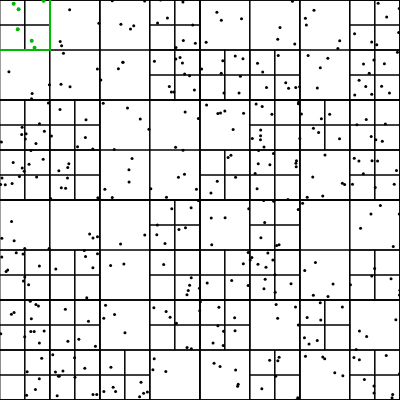
Frame 1 (no input)
Frame 60 (no input): identical to frame 1, image omitted
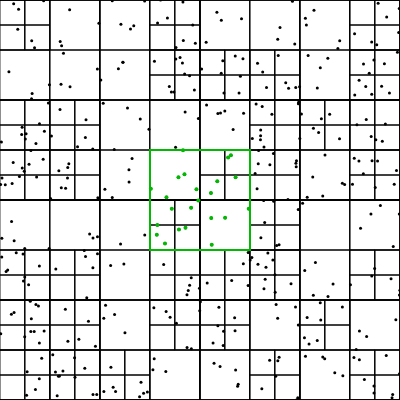
Frame 120 (the mouse pressed at the canvas centre since frame 60)

The p5.js sketch that drew these frames (run headless with seeded random() and noise() and a simulated clock; from frame 60 on, the mouse is pressed at the canvas centre):

// p5.js sketch
// ── sketch.js
let qt;

function setup() {
    createCanvas(400, 400);
    const boundary = new Rectangle(200, 200, 200, 200);
    qt = new QuadTree(boundary, 4);
    for (let i = 0; i < 400; i++) {
        const p = new Point(random(width), random(height));
        qt.insert(p);
    }
}

function draw() {
    background(255);
    qt.show();
    stroke(0, 185, 0);
    strokeWeight(2);
    rectMode(CENTER);
    const range = new Rectangle(mouseX, mouseY, 50, 50);
    rect(range.x, range.y, range.w * 2, range.h * 2);
    let points = [];
    qt.query(range, points);
    strokeWeight(4);
    for (const p of points) {
        point(p.x, p.y);
    }
}

// ── quadtree.js
class Point {
    constructor(x, y) {
        this.x = x;
        this.y = y;
    }
}

class Rectangle {
    constructor(x, y, w, h) {
        this.x = x;
        this.y = y;
        this.w = w;
        this.h = h;
    }

    contains(point) {
        return (
            point.x >= this.x - this.w &&
            point.x <= this.x + this.w &&
            point.y >= this.y - this.h &&
            point.y <= this.y + this.h
        );
    }

    intersects(other) {
        // intersects if the distance between them both horizontally AND vertically is less than 0
        const horizontalDistance = Math.abs(this.x - other.x) - this.w - other.w;
        const verticalDistance = Math.abs(this.y - other.y) - this.h - other.h;
        return horizontalDistance < 0 && verticalDistance < 0;
    }
}

class QuadTree {
    constructor(boundary, n) {
        this.boundary = boundary;
        this.capacity = n;
        this.points = [];
        this.divided = false;
    }

    insert(point) {
        if (!this.boundary.contains(point)) return false;

        if (this.points.length < this.capacity) {
            this.points.push(point);
        } else {
            if (!this.divided) {
                this.subdivide();
            }
            this.ne.insert(point)
                || this.nw.insert(point)
                || this.se.insert(point)
                || this.sw.insert(point);
        }
        return true;
    }

    subdivide() {
        const x = this.boundary.x;
        const y = this.boundary.y;
        const w = this.boundary.w;
        const h = this.boundary.h;
        this.ne = new QuadTree(
            new Rectangle(x + w / 2, y - h / 2, w / 2, h / 2),
            this.capacity
        );
        this.nw = new QuadTree(
            new Rectangle(x - w / 2, y - h / 2, w / 2, h / 2),
            this.capacity
        );
        this.se = new QuadTree(
            new Rectangle(x + w / 2, y + h / 2, w / 2, h / 2),
            this.capacity
        );
        this.sw = new QuadTree(
            new Rectangle(x - w / 2, y + h / 2, w / 2, h / 2),
            this.capacity
        );
        this.divided = true;
    }

    show() {
        stroke(0);
        strokeWeight(1);
        noFill();
        rectMode(CENTER);
        rect(this.boundary.x, this.boundary.y, this.boundary.w * 2, this.boundary.h * 2);
        if (this.divided) {
            this.nw.show();
            this.ne.show();
            this.sw.show();
            this.se.show();
        }
        strokeWeight(3);
        for (let p of this.points) {
            point(p.x, p.y);
        }
    }

    query(range, found) {
        if (!this.boundary.intersects(range)) return;
        for (let p of this.points) {
            if (range.contains(p)) {
                found.push(p);
            }
        }
        if (this.divided) {
            this.ne.query(range, found);
            this.nw.query(range, found);
            this.se.query(range, found);
            this.sw.query(range, found);
        }
    }
}
